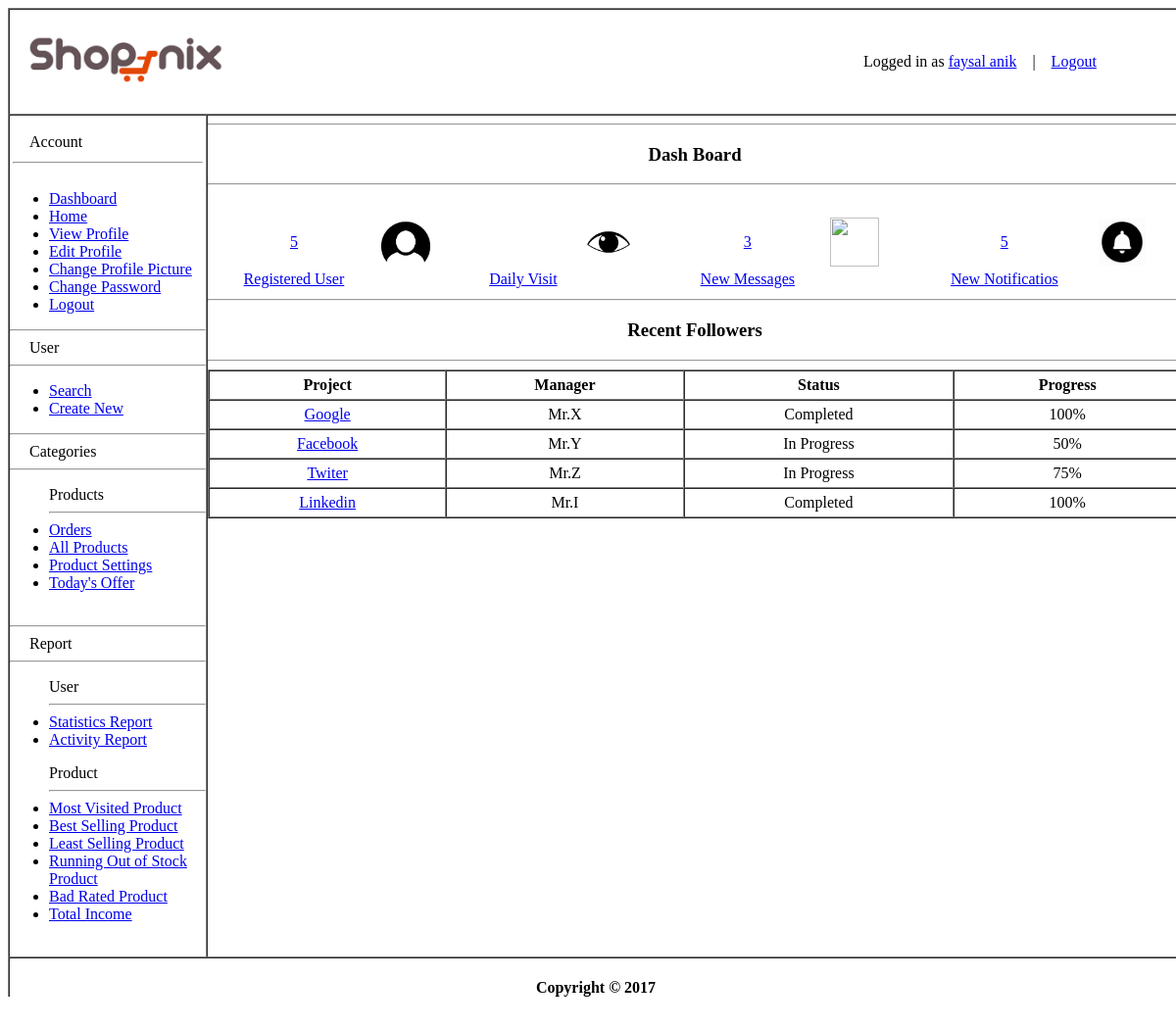
The app's page /app/admin/Dashboard.php (signed in), older data.
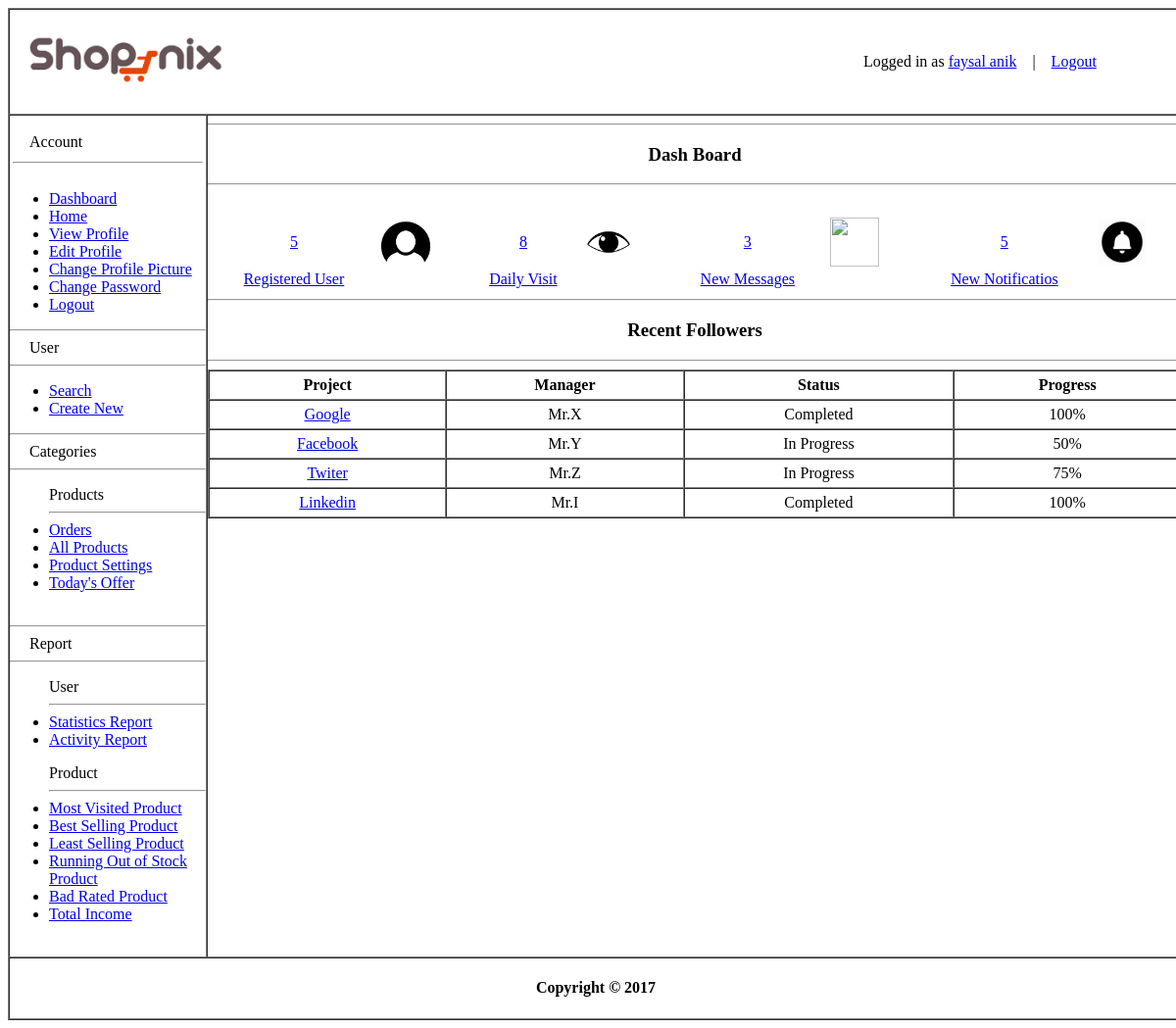
The same page, newer data.
### tables this page shows
CREATE TABLE `dailyvisitor` (
  `count` int(11) NOT NULL,
  `time` int(11) NOT NULL,
  `ip` varchar(255) NOT NULL
);

### data/db.php (called while the page is built, shortened)
<?php
    $host="127.0.0.1";
    $user="root";
    $pass="";
    $dbname="ecommerce";
    $port=3306;
    function executeSQL($sql){
        global $host, $user, $pass, $dbname, $port;
        $link=mysqli_connect($host, $user, $pass, $dbname, $port);
        $result = mysqli_query($link, $sql);
        return $result;
    }
?>

### data/admin_user_service.php (called while the page is built, shortened)
<?php
	if(require_once("db.php"))
    {
        function getVisitorCount()
        {
            $sql = "SELECT * FROM dailyvisitor";
            $result = executeSQL($sql);
            while($row=mysqli_fetch_assoc($result))
			{
                $visitorCounter = $row['count'];
			}
            return $visitorCounter;
        }
    }
	else
    {
            echo "Database not found";
	}
?>

### app/admin/Dashboard.php (the view, shortened to what the changed rows need)
<?php include "../../data/admin_user_service.php"; ?>
<?php
        $totalvisitor = getVisitorCount();
?>
<!DOCTYPE html>
<html lang="en">
<head>
</head>
<body width="1200">
	<table width="1200" border="1" align="center" cellpadding="0" cellspacing="0">
		<tr>
		<td valign="top" width="" >
					<table width="100%">
					    <tr align="center">
					        <td>
					            <a href="dailyvisitor.php"><?=$totalvisitor?></a>
					        </td>
					    </tr>
					</table>
					<table width="100%" cellspacing="0" border="1" cellpadding="5">
    <tr>
        <th align="center">Project</th>
        <th align="center">Manager</th>
        <th align="center">Status</th>
        <th align="center">Progress</th>
    </tr>
</table>
			</td>
		</tr>
	</table>
</body>
</html>

Row changes from the older to the newer data that the page shows:
added dailyvisitor: count "8"
